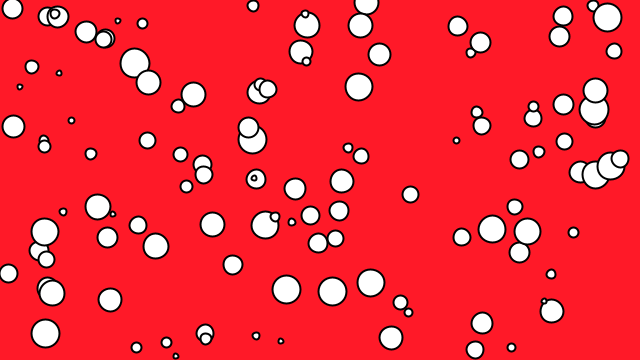
Frame 1 (no input)
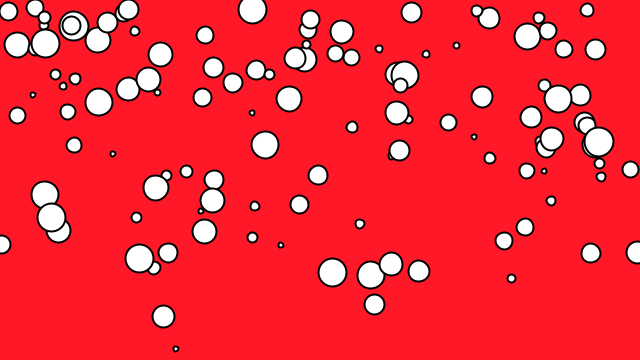
Frame 60 (the mouse pressed at the canvas centre just before this capture)
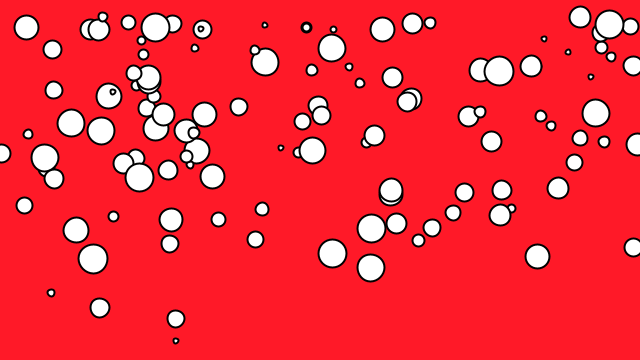
Frame 120 (the mouse held since frame 60 and released just before this capture)

The Processing sketch that drew these frames (run headless with seeded random() and noise(); from frame 60 on, the mouse is pressed at the canvas centre):

// Processing sketch: Cervesav3
// ── Cervesav3.pde
/**
* INTERIOR DE UNA JERRA DE CERVESA
* Aquest codic ens mostrará en pantalla
* el interior de una jerra de cervesa,
* amb les seues bambolles en moviment.
* @author  Edgar Burguera
* @version 2.0
* @since   2022-2-15
*/

Bombolla bombolles[] = new Bombolla[120];

void setup() {
  size(640, 360);
  for (int i = 0; i < bombolles.length; i++){
    bombolles[i] = new Bombolla();
    }
  }
  
  //particles = new ArrayList();
 //b = new Bombolla();
  


void draw() {
  background(255,25,40);
  for(int i = 0; i< bombolles.length; i++){
    bombolles[i].display();
    bombolles[i].update();
  }
}

// ── Bombolla.pde
public class Bombolla {

  private PVector position;
  private PVector velocity;
  private int size;

  public Bombolla() {
    velocity = new PVector(random(0, 0), random(-8, 0));
    position  = new PVector(random(0,640),random(0,360));
    size = (int)random(5,30);
  }

  // Mètode per actualitzar la posició
  public void update() {
    if(position.y>10)
    position.add(velocity);
    else
    position  = new PVector(random(0,640),random(0,360));
  }

  // Mètode a mostrar
  public void display() {
    stroke(0,0,0);
    strokeWeight(2);
    fill(255);
    ellipse(position.x, position.y, size, size);
  }
}
